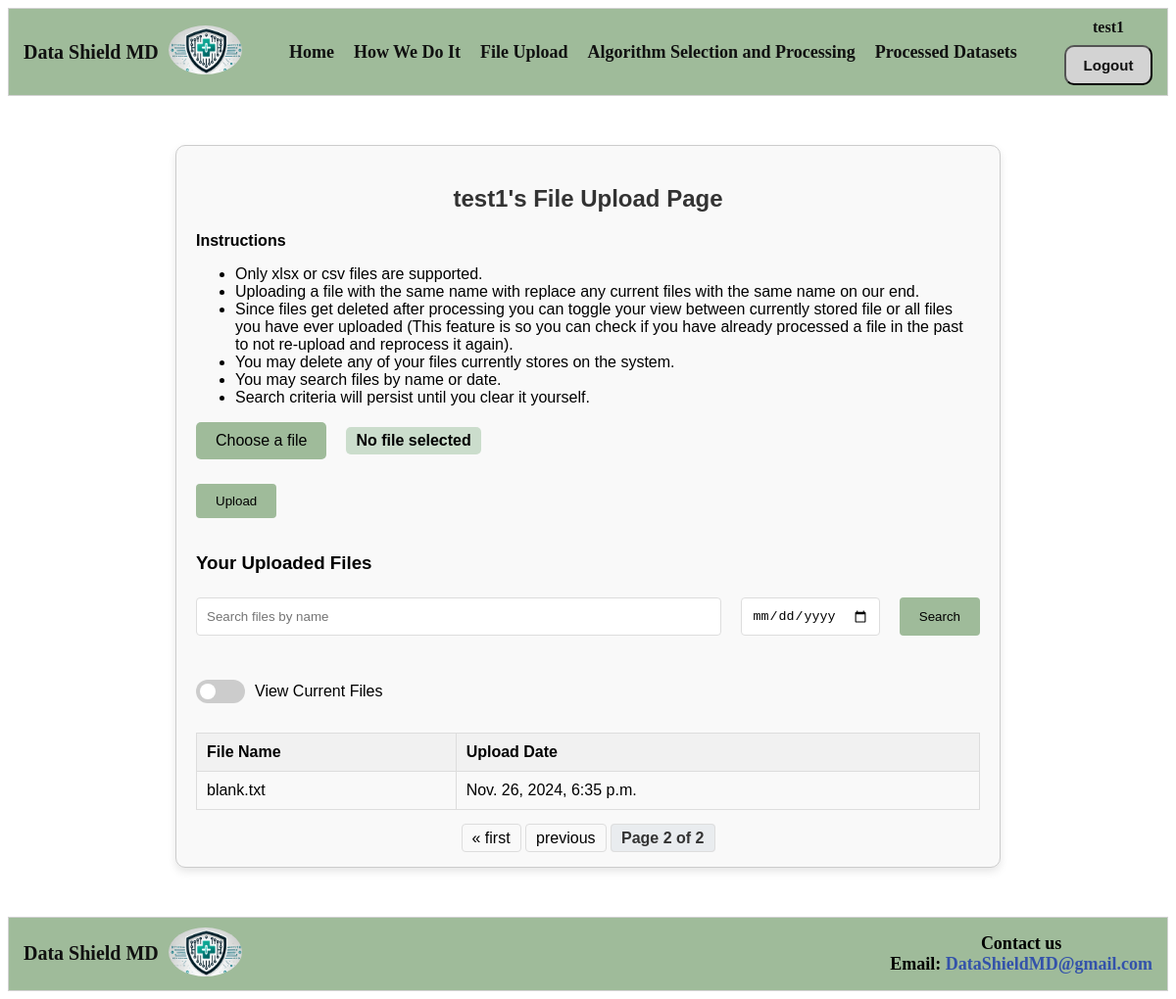
The page /upload/?page=2 (signed in) on the database as committed earlier.
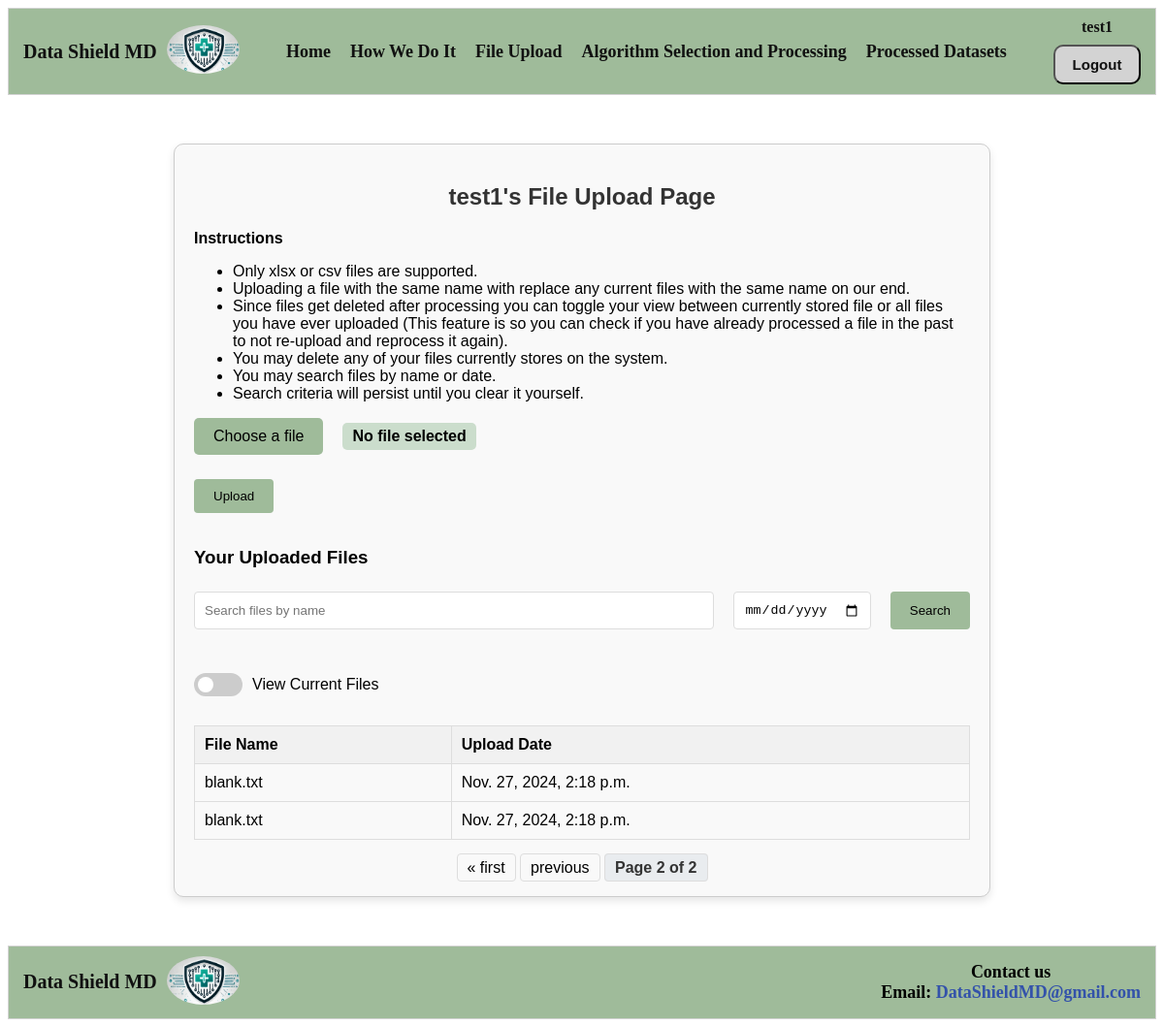
The same page on the database as committed later.
### DataShieldMDApp/models.py (models this page shows, shortened)
class Dataset(models.Model):
    user = models.ForeignKey(User, on_delete=models.CASCADE)  # Links to the auth_user table
    filename = models.CharField(max_length=255)  # Original file name
    upload_date = models.DateTimeField(auto_now_add=True)  # Timestamp of upload
    file_path = models.CharField(max_length=255)  # Path to the uploaded file

### DataShieldMDApp/views.py (the view, shortened to what this page needs)
# urls.py: path('upload/', views.upload_file, name='upload_file'),
@login_required
def upload_file(request):
    if request.method == 'POST':
        if 'file' in request.FILES:
            form = FileUploadForm(request.POST, request.FILES)
            if form.is_valid():
                file = form.cleaned_data['file']
                user_dir = os.path.join(settings.MEDIA_ROOT, request.user.username, 'uploads')
                os.makedirs(user_dir, exist_ok=True)
                saved_filename = handle_uploaded_file(file, user_dir)
                Dataset.objects.create(
                    user=request.user,
                    filename=saved_filename,
                    file_path=os.path.join(user_dir, saved_filename)
                )
                messages.success(request, f"{file} was successfully uploaded!")
                return redirect('upload_file')  # Refresh the page
            else:
                messages.error(request, "Something went wrong uploading your file. Please try again.")
        if 'delete_file' in request.POST:
            file_to_delete = request.POST.get('delete_file')
            user_dir = os.path.join(settings.MEDIA_ROOT, request.user.username, 'uploads')
            file_path = os.path.join(user_dir, file_to_delete)
            if os.path.exists(file_path):
                os.remove(file_path)  # Delete the file from the directory
            return redirect('upload_file')  # Refresh the page
    else:
        form = FileUploadForm()
    search_query = request.GET.get('search', '')
    search_date = request.GET.get('search_date', '')
    view_mode = request.GET.get('view_mode', '')
    uploaded_files = Dataset.objects.filter(user=request.user).order_by('-upload_date')
    if search_query:
        uploaded_files = uploaded_files.filter(filename__icontains=search_query)
    if search_date:
        try:
            search_date_obj = datetime.strptime(search_date, '%Y-%m-%d')
            uploaded_files = uploaded_files.filter(upload_date__date=search_date_obj.date())
        except ValueError:
            pass  # Ignore invalid date inputs
    paginator = Paginator(uploaded_files, 10)
    page_number = request.GET.get('page')
    page_obj = paginator.get_page(page_number)
    return render(request, 'file_upload.html', {
        'form': form,
        'page_obj': page_obj,
        'search_query': search_query,
        'search_date': search_date,
        'view_mode': view_mode,
    })

### DataShieldMDApp/forms.py (shortened to what this page needs)
class FileUploadForm(forms.Form):
    file = forms.FileField(label="Select a file")

### DataShieldMDApp/templates/file_upload.html (shortened to what this page needs)
{% extends 'partials/base.html' %}
{% block content %}
<div class="file-upload-container">
    <h2>{{ user.username }}'s File Upload Page</h2>
    <p><b>Instructions</b></p>
    <ul>
        <li>Only xlsx or csv files are supported.</li>
        <li>Uploading a file with the same name with replace any current files with the same name on our end.</li>
        <li>Since files get deleted after processing you can toggle your view between currently stored file or all files you have ever uploaded (This feature is so you can check if you have already processed a file in the past to not re-upload and reprocess it again).</li>
        <li>You may delete any of your files currently stores on the system.</li>
        <li>You may search files by name or date.</li>
        <li>Search criteria will persist until you clear it yourself.</li>
    </ul>
    <form method="post" enctype="multipart/form-data">
        <div class="file-upload">
            <label for="file-input" class="file-label">Choose a file</label>
            <span id="file-name">No file selected</span>
        </div>
        <button type="submit" class="btn">Upload</button>
    </form>
    <h3>Your Uploaded Files</h3>
    <form method="get" class="search-form">
        <div class="search-row">
            <input type="text" name="search" placeholder="Search files by name" value="{{ request.GET.search }}">
            <input type="date" name="search_date" placeholder="Search by date" value="{{ request.GET.search_date }}">
            <button type="submit" class="btn">Search</button>
        </div>
        <div class="toggle-switch">
            <label class="switch">
                <span class="slider"></span>
            </label>
            <span>View Current Files</span>
        </div>
    </form>
    <table>
        <thead>
            <tr>
                <th>File Name</th>
                <th>Upload Date</th>
            </tr>
        </thead>
        <tbody>
            {% for file in page_obj.object_list %}
            <tr>
                <td>{{ file.filename }}</td>
                <td>{{ file.upload_date }}</td>
            </tr>
            {% empty %}
            <tr>
                <td colspan="{% if view_mode == 'current' %}3{% else %}2{% endif %}" class="empty">No files found</td>
            </tr>
            {% endfor %}
        </tbody>
    </table>
    <div class="pagination">
        <span class="step-links">
            {% if page_obj.has_previous %}
                <a href="?page=1{% if search_query %}&search={{ search_query }}{% endif %}">&laquo; first</a>
                <a href="?page={{ page_obj.previous_page_number }}{% if search_query %}&search={{ search_query }}{% endif %}">previous</a>
            {% endif %}
            <span class="current">
                Page {{ page_obj.number }} of {{ page_obj.paginator.num_pages }}
            </span>
        </span>
    </div>
</div>
{% endblock %}

### DataShieldMDApp/templates/partials/base.html (shortened to what this page needs)
<!DOCTYPE html>
<html lang="en">
  <head>
    {% load static %}
    <link
      rel="stylesheet"
      href="{% static 'css/style.css' %}"
    />
  </head>
  <body>
    {% include "partials/header.html" %}
    <main>
       {% block content %}
       {% endblock %}
    </main>
    {% include "partials/footer.html" %}
  </body>
</html>

### DataShieldMDApp/templates/partials/header.html
{% load static %}
<nav class="navbar-header">
    <div class="logo-section">
        <span>Data Shield MD</span>
        <div class="logo">
            <img src="{% static 'img/DataShieldMDlogo.jpg' %}" alt="Data Shield MD Logo">
        </div>
    </div>
    <div class="center-section">
        {% if user.is_authenticated %}
            <ul>
                <li><a href="{% url 'home' %}">Home</a></li>
                <li><a href="{% url 'how_we_do_it' %}">How We Do It</a></li>
                <li><a href="{% url 'upload_file' %}">File Upload</a></li>
                <li><a href="{% url 'algorithm_selection' %}">Algorithm Selection and Processing</a></li>
                <li><a href="#">Processed Datasets</a></li>
            </ul>
        {% else %}
            <ul>
                <li><a href="{% url 'home' %}">Home</a></li>
                <li><a href="{% url 'how_we_do_it' %}">How We Do It</a></li>
            </ul>
        {% endif %}
    </div>
    <div class="auth-section">
        {% if user.is_authenticated %}
            <div class="user-info">
                <span class="username">{{ user.username }}</span>
                <button class="auth-btn"><a href="{% url 'logout' %}">Logout</a></button>
            </div>
        {% else %}
            <button class="auth-btn"><a href="{% url 'login' %}">Login</a></button>
            <button class="auth-btn"><a href="{% url 'register' %}">Register</a></button>
        {% endif %}
    </div>
</nav>

### DataShieldMDApp/templates/partials/footer.html
{% load static %}
<nav class="navbar-footer">
    <div class="navdiv">
        <div class="logo-section">
            <span>Data Shield MD</span>
            <div class="logo">
                <img src="{% static 'img/DataShieldMDlogo.jpg' %}" alt="Data Shield MD Logo">
            </div>
        </div>
        <div class="contact-info">
            <p class="contact-us">Contact us</p>
            <p>Email: <a href="mailto:DataShieldMD@gmail.com">DataShieldMD@gmail.com</a></p>
        </div>
    </div>
 </nav>

Rows that differ between the two databases and show on the page:
removed Dataset: filename "blank.txt", upload_date "Nov. 26, 2024, 6:35 p.m."
added Dataset: filename "blank.txt", upload_date "Nov. 27, 2024, 2:18 p.m."
added Dataset: filename "blank.txt", upload_date "Nov. 27, 2024, 2:18 p.m."
